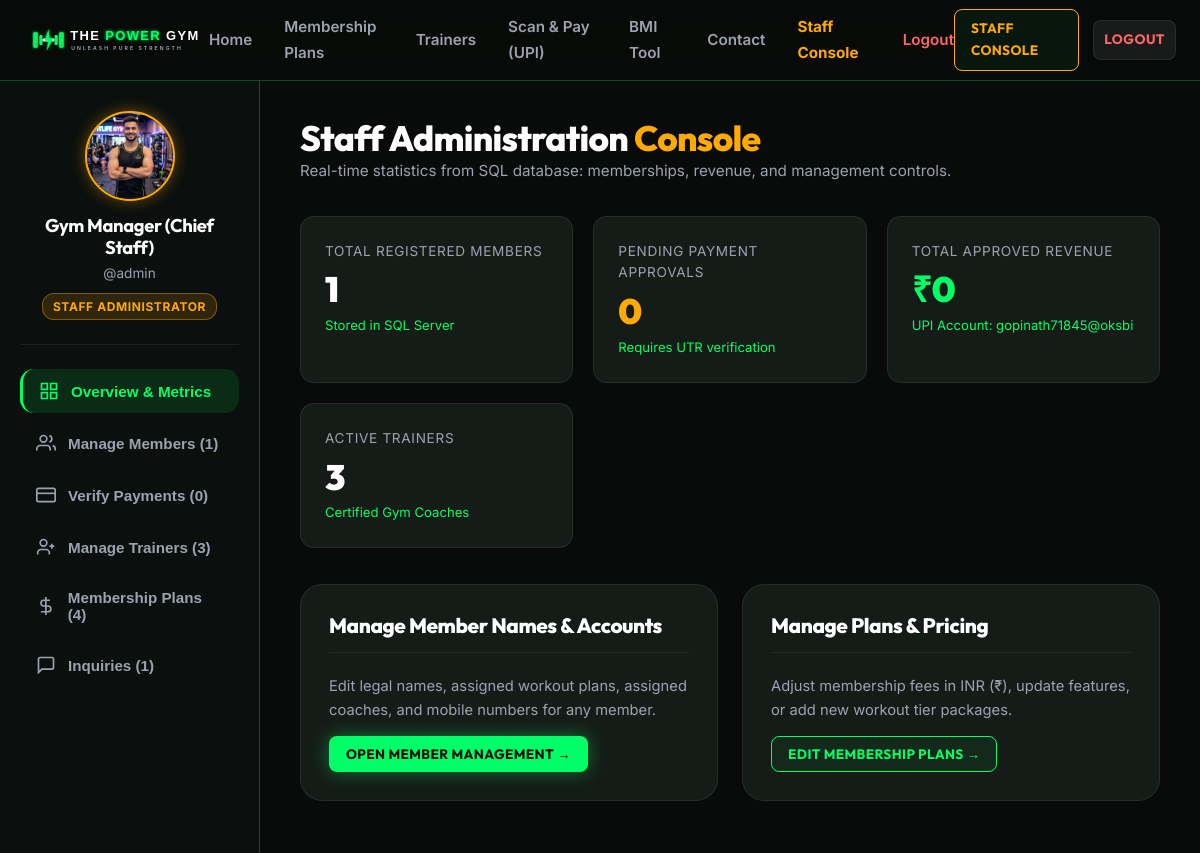
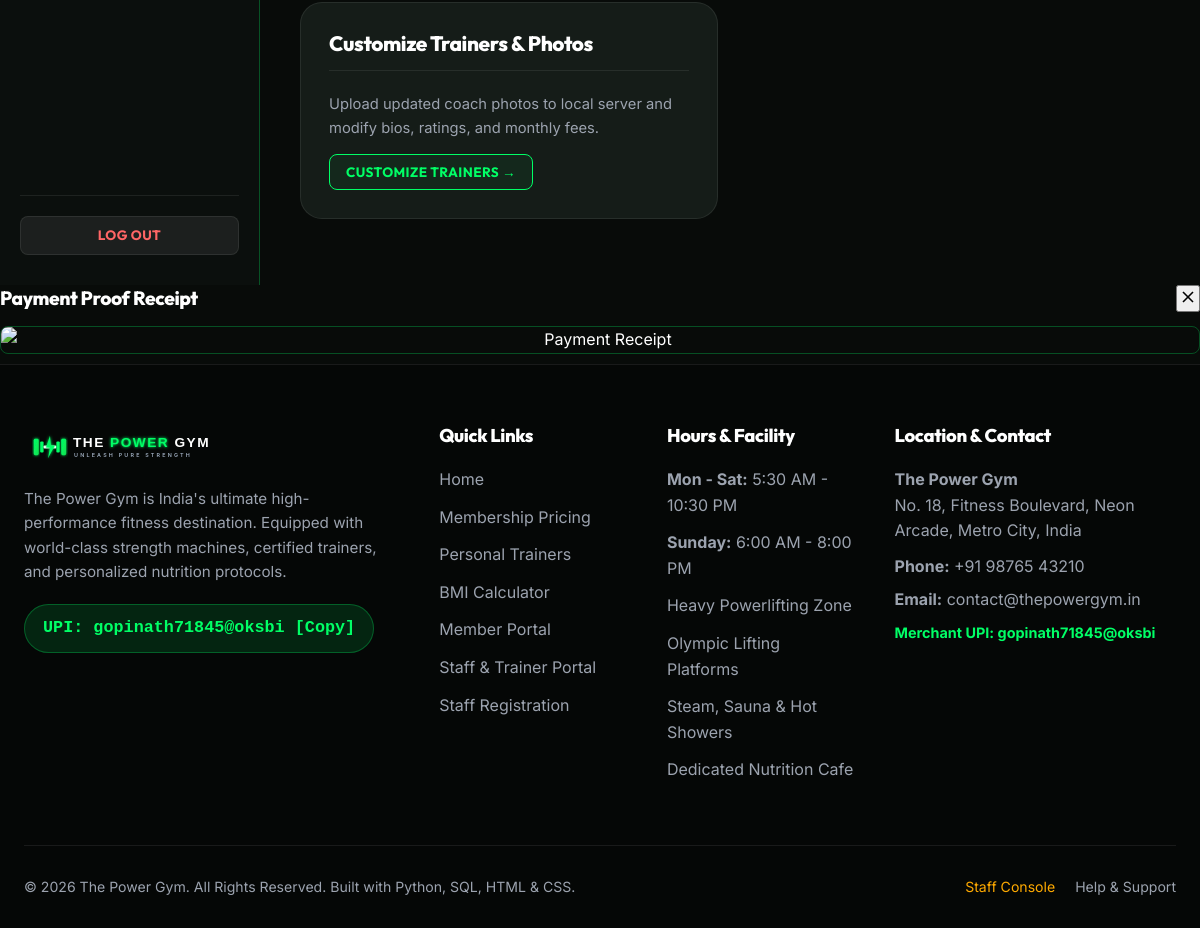
/staff/dashboard (signed in), run on the app's committed database (2 pictures, top to bottom).
### models.py (models this page shows, shortened)
class MemberProfile(db.Model):
    __tablename__ = 'member_profiles'
    id = db.Column(db.Integer, primary_key=True)
    user_id = db.Column(db.Integer, db.ForeignKey('users.id', ondelete='CASCADE'), nullable=False, unique=True)
    full_name = db.Column(db.String(120), nullable=False)
    avatar = db.Column(db.String(255), default='default_avatar.png')
    age = db.Column(db.Integer, nullable=True)
    gender = db.Column(db.String(20), nullable=True)
    height_cm = db.Column(db.Float, nullable=True)
    weight_kg = db.Column(db.Float, nullable=True)
    fitness_goal = db.Column(db.String(120), default='Muscle Building & Fitness')
    blood_group = db.Column(db.String(10), nullable=True)
    emergency_contact = db.Column(db.String(50), nullable=True)
    address = db.Column(db.Text, nullable=True)
    joined_date = db.Column(db.Date, default=date.today)

class User(UserMixin, db.Model):
    __tablename__ = 'users'
    id = db.Column(db.Integer, primary_key=True)
    username = db.Column(db.String(80), unique=True, nullable=False, index=True)
    email = db.Column(db.String(120), unique=True, nullable=False, index=True)
    phone = db.Column(db.String(20), nullable=True)
    password_hash = db.Column(db.String(256), nullable=False)
    role = db.Column(db.String(20), default='customer')  # 'customer' or 'staff'
    is_active = db.Column(db.Boolean, default=True)
    created_at = db.Column(db.DateTime, default=datetime.utcnow)
    profile = db.relationship('MemberProfile', backref='user', uselist=False, cascade='all, delete-orphan')
    memberships = db.relationship('Membership', backref='user', lazy='dynamic', cascade='all, delete-orphan')
    payments = db.relationship('Payment', backref='user', lazy='dynamic', cascade='all, delete-orphan')
    def is_staff(self):
        return self.role == 'staff'
    def get_active_membership(self):
        return self.memberships.filter_by(status='active').order_by(Membership.id.desc()).first()

### app.py (the view)
    @app.route('/staff/dashboard')
    @login_required
    def staff_dashboard():
        if not current_user.is_staff():
            flash('Access Denied. Only staff members can view the staff portal.', 'error')
            return redirect(url_for('customer_dashboard'))
        members = User.query.filter_by(role='customer').order_by(User.id.desc()).all()
        all_payments = Payment.query.order_by(Payment.id.desc()).all()
        pending_payments = [p for p in all_payments if p.status == 'Pending']
        trainers = Trainer.query.all()
        inquiries = ContactMessage.query.order_by(ContactMessage.id.desc()).all()
        all_plans = Plan.query.order_by(Plan.id.asc()).all()
        total_revenue = sum(p.amount for p in all_payments if p.status == 'Approved')
        return render_template(
            'staff_dashboard.html',
            profile=current_user.profile,
            members=members,
            all_payments=all_payments,
            pending_payments=pending_payments,
            pending_payments_count=len(pending_payments),
            trainers=trainers,
            inquiries=inquiries,
            total_revenue=total_revenue,
            all_plans=all_plans
        )

### templates/staff_dashboard.html (shortened to what this page needs)
{% extends "base.html" %}
{% block extra_css %}
<link rel="stylesheet" href="{{ url_for('static', filename='css/dashboard.css') }}">
{% endblock %}
{% block content %}
<div class="dashboard-layout">
  <aside class="dashboard-sidebar">
    <div class="sidebar-profile">
      <div class="profile-avatar-wrapper" style="border-color: #FFAA00; box-shadow: 0 0 15px rgba(255, 170, 0, 0.4);">
        <img src="{{ url_for('serve_media', filename=(profile.avatar if profile and profile.avatar else 'trainer_vikram.jpg')) }}" alt="Staff Avatar" onerror="this.src='{{ url_for('static', filename='images/default_avatar.png') }}'">
      </div>
      <h3 class="sidebar-username">{{ profile.full_name if profile else 'Chief Gym Manager' }}</h3>
      <div style="font-size: 0.85rem; color: var(--text-secondary); margin-bottom: 8px;">@{{ current_user.username }}</div>
      <span class="sidebar-badge badge-staff">Staff Administrator</span>
    </div>
    <ul class="sidebar-nav">
      <li>
        <button class="sidebar-link active" data-tab="staff-overview">
          <svg fill="none" stroke="currentColor" stroke-width="2" viewBox="0 0 24 24"><path d="M3 3h7v7H3zM14 3h7v7h-7zM14 14h7v7h-7zM3 14h7v7H3z"></path></svg>
          Overview & Metrics
        </button>
      </li>
      <li>
        <button class="sidebar-link" data-tab="staff-members">
          <svg fill="none" stroke="currentColor" stroke-width="2" viewBox="0 0 24 24"><path d="M17 21v-2a4 4 0 0 0-4-4H5a4 4 0 0 0-4 4v2"></path><circle cx="9" cy="7" r="4"></circle><path d="M23 21v-2a4 4 0 0 0-3-3.87"></path><path d="M16 3.13a4 4 0 0 1 0 7.75"></path></svg>
          Manage Members ({{ members|length }})
        </button>
      </li>
      <li>
        <button class="sidebar-link" data-tab="staff-payments">
          <svg fill="none" stroke="currentColor" stroke-width="2" viewBox="0 0 24 24"><rect x="1" y="4" width="22" height="16" rx="2" ry="2"></rect><line x1="1" y1="10" x2="23" y2="10"></line></svg>
          Verify Payments ({{ pending_payments_count }})
        </button>
      </li>
      <li>
        <button class="sidebar-link" data-tab="staff-trainers">
          <svg fill="none" stroke="currentColor" stroke-width="2" viewBox="0 0 24 24"><path d="M16 21v-2a4 4 0 0 0-4-4H6a4 4 0 0 0-4 4v2"></path><circle cx="9" cy="7" r="4"></circle><line x1="19" y1="8" x2="19" y2="14"></line><line x1="22" y1="11" x2="16" y2="11"></line></svg>
          Manage Trainers ({{ trainers|length }})
        </button>
      </li>
      <li>
        <button class="sidebar-link" data-tab="staff-plans">
          <svg fill="none" stroke="currentColor" stroke-width="2" viewBox="0 0 24 24"><line x1="12" y1="1" x2="12" y2="23"></line><path d="M17 5H9.5a3.5 3.5 0 0 0 0 7h5a3.5 3.5 0 0 1 0 7H6"></path></svg>
          Membership Plans ({{ all_plans|length }})
        </button>
      </li>
      <li>
        <button class="sidebar-link" data-tab="staff-inquiries">
          <svg fill="none" stroke="currentColor" stroke-width="2" viewBox="0 0 24 24"><path d="M21 15a2 2 0 0 1-2 2H7l-4 4V5a2 2 0 0 1 2-2h14a2 2 0 0 1 2 2z"></path></svg>
          Inquiries ({{ inquiries|length }})
        </button>
      </li>
    </ul>
    <div style="padding-top: 20px; border-top: 1px solid var(--border-subtle); margin-top: auto;">
      <a href="{{ url_for('logout') }}" class="btn btn-secondary btn-sm" style="width: 100%; color: #ff6666;">
        Log Out
      </a>
    </div>
  </aside>
  <main class="dashboard-content">
    <div class="tab-content active" id="staff-overview">
      <div class="dash-header">
        <div>
          <h1 class="dash-title">Staff Administration <span style="color: #FFAA00;">Console</span></h1>
          <p class="dash-subtitle">Real-time statistics from SQL database: memberships, revenue, and management controls.</p>
        </div>
      </div>
      <div class="stats-grid">
        <div class="stat-card">
          <div class="stat-title">Total Registered Members</div>
          <div class="stat-value">{{ members|length }}</div>
          <div class="stat-desc">Stored in SQL Server</div>
        </div>
        <div class="stat-card">
          <div class="stat-title">Pending Payment Approvals</div>
          <div class="stat-value" style="color: #FFAA00;">{{ pending_payments_count }}</div>
          <div class="stat-desc">Requires UTR verification</div>
        </div>
        <div class="stat-card">
          <div class="stat-title">Total Approved Revenue</div>
          <div class="stat-value" style="color: var(--neon-green);">₹{{ "{:,.0f}".format(total_revenue) }}</div>
          <div class="stat-desc">UPI Account: gopinath71845@oksbi</div>
        </div>
        <div class="stat-card">
          <div class="stat-title">Active Trainers</div>
          <div class="stat-value">{{ trainers|length }}</div>
          <div class="stat-desc">Certified Gym Coaches</div>
        </div>
      </div>
      <div style="display: grid; grid-template-columns: repeat(auto-fit, minmax(280px, 1fr)); gap: 24px;">
        <div class="dash-card">
          <div class="dash-card-header">
            <h3 class="dash-card-title">Manage Member Names & Accounts</h3>
          </div>
          <p style="color: var(--text-secondary); margin-bottom: 14px; font-size: 0.92rem;">
            Edit legal names, assigned workout plans, assigned coaches, and mobile numbers for any member.
          </p>
          <button class="btn btn-primary btn-sm" onclick="document.querySelector('[data-tab=staff-members]').click();">
            Open Member Management &rarr;
          </button>
        </div>
        <div class="dash-card">
          <div class="dash-card-header">
            <h3 class="dash-card-title">Manage Plans & Pricing</h3>
          </div>
          <p style="color: var(--text-secondary); margin-bottom: 14px; font-size: 0.92rem;">
            Adjust membership fees in INR (₹), update features, or add new workout tier packages.
          </p>
          <button class="btn btn-outline btn-sm" onclick="document.querySelector('[data-tab=staff-plans]').click();">
            Edit Membership Plans &rarr;
          </button>
        </div>
        <div class="dash-card">
          <div class="dash-card-header">
            <h3 class="dash-card-title">Customize Trainers & Photos</h3>
          </div>
          <p style="color: var(--text-secondary); margin-bottom: 14px; font-size: 0.92rem;">
            Upload updated coach photos to local server and modify bios, ratings, and monthly fees.
          </p>
          <button class="btn btn-outline btn-sm" onclick="document.querySelector('[data-tab=staff-trainers]').click();">
            Customize Trainers &rarr;
          </button>
        </div>
      </div>
    </div>
  </main>
</div>
<div id="receiptModal" class="receipt-modal">
  <div class="receipt-modal-content">
    <div style="display: flex; justify-content: space-between; align-items: center; margin-bottom: 14px;">
      <h3 style="color: #fff; font-size: 1.2rem; margin: 0;">Payment Proof Receipt</h3>
      <button class="btn-modal-close" onclick="closeReceiptModal()" aria-label="Close receipt modal">
        <svg width="20" height="20" viewBox="0 0 24 24" fill="none" stroke="currentColor" stroke-width="2"><line x1="18" y1="6" x2="6" y2="18"></line><line x1="6" y1="6" x2="18" y2="18"></line></svg>
      </button>
    </div>
    <div style="text-align: center;">
      <img id="modalReceiptImg" src="" alt="Payment Receipt" style="max-width: 100%; max-height: 480px; border-radius: 8px; border: 1px solid var(--border-neon); object-fit: contain;">
    </div>
  </div>
</div>
{% endblock %}

### static/css/style.css (style rules this page uses)
:root { --neon-green: #00FF66; --neon-green-glow: rgba(0, 255, 102, 0.45); --neon-green-dim: rgba(0, 255, 102, 0.12); --neon-green-dark: #00cc52; --bg-deep: #080b09; --bg-surface: #101513; --bg-card: #151c18; --bg-card-hover: #1c2621; --border-subtle: rgba(255, 255, 255, 0.08); --border-neon: rgba(0, 255, 102, 0.28); --border-neon-strong: rgba(0, 255, 102, 0.7); --text-main: #FFFFFF; --text-secondary: #9CA3AF; --text-muted: #6B7280; --font-heading: 'Outfit', sans-serif; --font-body: 'Inter', -apple-system, BlinkMacSystemFont, sans-serif; --radius-sm: 8px; --radius-md: 14px; --radius-lg: 22px; --shadow-card: 0 10px 30px -10px rgba(0, 0, 0, 0.6); --shadow-neon: 0 0 25px rgba(0, 255, 102, 0.35); --transition-fast: 0.2s cubic-bezier(0.4, 0, 0.2, 1); --transition-smooth: 0.35s cubic-bezier(0.4, 0, 0.2, 1); }
*, *::before, *::after { box-sizing: border-box; margin: 0; padding: 0; }
html { scroll-behavior: smooth; font-size: 16px; }
body { background-color: var(--bg-deep); color: var(--text-main); font-family: var(--font-body); line-height: 1.6; min-height: 100vh; display: flex; flex-direction: column; overflow-x: hidden; -webkit-font-smoothing: antialiased; }
h1, h2, h3, h4, h5, h6 { font-family: var(--font-heading); color: var(--text-main); font-weight: 800; letter-spacing: -0.02em; line-height: 1.2; }
a { color: inherit; text-decoration: none; transition: color var(--transition-fast); }
img { max-width: 100%; height: auto; display: block; }
.btn { display: inline-flex; align-items: center; justify-content: center; gap: 10px; padding: 13px 26px; border-radius: var(--radius-md); font-family: var(--font-heading); font-weight: 700; font-size: 0.98rem; letter-spacing: 0.03em; text-transform: uppercase; cursor: pointer; border: 1px solid transparent; transition: all var(--transition-smooth); position: relative; overflow: hidden; }
.btn-primary { background: var(--neon-green); color: #050806; box-shadow: 0 0 18px rgba(0, 255, 102, 0.4); }
.btn-outline { background: rgba(0, 255, 102, 0.05); border-color: var(--neon-green); color: var(--neon-green); }
.btn-secondary { background: rgba(255, 255, 255, 0.07); color: var(--text-main); border: 1px solid var(--border-subtle); }
.btn-sm { padding: 8px 16px; font-size: 0.85rem; border-radius: var(--radius-sm); }

### data on the page
MemberProfile: avatar (picture), full_name "Gym Manager (Chief Staff)"
User: username "admin"

### other printed values
{{ members|length }} "1"
{{ pending_payments_count }} "0"
{{ trainers|length }} "3"
{{ all_plans|length }} "4"
{{ inquiries|length }} "1"
{{ "{:,.0f}".format(total_revenue) }} "0"
